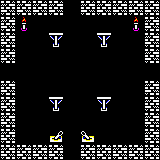

The image is a tile-based game level rendered from a .tmx file. Its description and complete source (layers, tilesets, objects, tile grids) follow:
An orthogonal 10x10 tile map with 16x16 px tiles, 2 tile layers (Graph, Spawn) and 7 objects.

<map version="1.10" tiledversion="1.10.2" orientation="orthogonal" renderorder="left-up" width="10" height="10" tilewidth="16" tileheight="16" infinite="0" nextlayerid="6" nextobjectid="11">
 <tileset firstgid="1" source="jeu-lynx.tsx" />
 <layer id="1" name="Graph" width="10" height="10">
  <data encoding="csv">
644,644,644,644,1,644,644,644,644,644,
644,739,1,1,1,1,1,1,739,644,
644,1,1,646,1,1,646,1,1,644,
644,1,1,1,1,1,1,1,1,644,
1,1,1,1,1,1,1,1,1,1,
644,1,1,1,1,1,1,1,1,644,
644,1,1,646,1,1,646,1,1,644,
644,1,1,1,1,1,1,1,1,644,
644,1,1,1,1,1,1,1,1,644,
644,644,644,644,1,644,644,644,644,644
</data>
 </layer>
 <objectgroup id="5" name="Texte">
  <object id="10" x="41.9194" y="61.1952" width="74.8539" height="22.1615">
   <text fontfamily="Sans Serif" pixelsize="8" wrap="1" color="#ff0000" italic="1">Vos pas résonnent</text>
  </object>
 </objectgroup>
 <layer id="2" name="Spawn" width="10" height="10">
  <data encoding="csv">
0,0,0,0,0,0,0,0,0,0,
0,0,0,0,0,0,0,0,0,0,
0,0,0,0,0,0,0,0,0,0,
0,0,0,0,0,0,0,0,0,0,
0,0,0,0,0,0,0,0,0,0,
0,0,0,0,0,0,0,0,0,0,
0,0,0,0,0,0,0,0,0,0,
0,0,0,0,0,0,0,0,0,0,
0,0,0,495,0,494,0,0,0,0,
0,0,0,0,0,0,0,0,0,0
</data>
 </layer>
 <objectgroup id="3" name="Liaisons">
  <object id="1" x="1.76788" y="66.4394" width="16.6858" height="10.4306">
   <text fontfamily="Sans Serif" pixelsize="8" wrap="1" color="#aa00ff" halign="center" valign="center">E28</text>
  </object>
  <object id="2" x="141.803" y="66.2038" width="16.6858" height="10.4306">
   <text fontfamily="Sans Serif" pixelsize="8" wrap="1" color="#aa00ff" halign="center" valign="center">E25</text>
  </object>
  <object id="3" x="64.7371" y="146.26" width="16.6858" height="10.4306">
   <text fontfamily="Sans Serif" pixelsize="8" wrap="1" color="#aa00ff" halign="center" valign="center">E26</text>
  </object>
  <object id="7" x="20.0441" y="66.8441" width="16.6858" height="10.4306">
   <text fontfamily="Sans Serif" pixelsize="8" wrap="1" color="#aa00ff" halign="center" valign="center">S25</text>
  </object>
 </objectgroup>
 <objectgroup id="4" name="Leviers">
  <object id="8" x="47.438" y="133.085" width="16.6858" height="10.4306">
   <text fontfamily="Sans Serif" pixelsize="8" wrap="1" color="#00ffff" halign="center" valign="center">L7</text>
  </object>
  <object id="9" x="79.1322" y="133.154" width="16.6858" height="10.4306">
   <text fontfamily="Sans Serif" pixelsize="8" wrap="1" color="#00ffff" halign="center" valign="center">L8</text>
  </object>
 </objectgroup>
</map>
